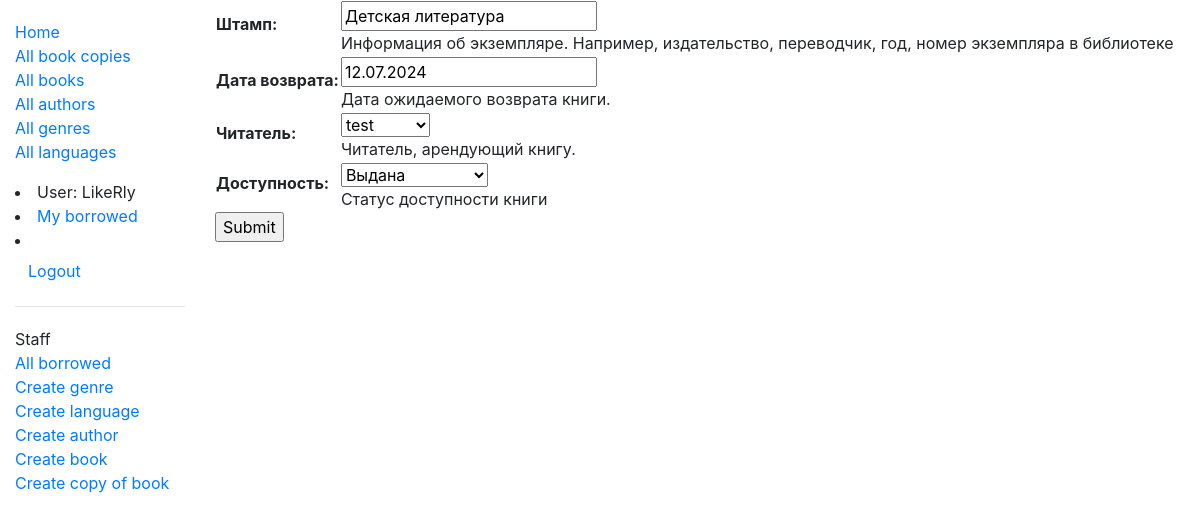
The app's page /catalog/bookinstance/36a612b2-e7a7-48fb-b171-c63235a6c3c6/update/ (signed in), older data.
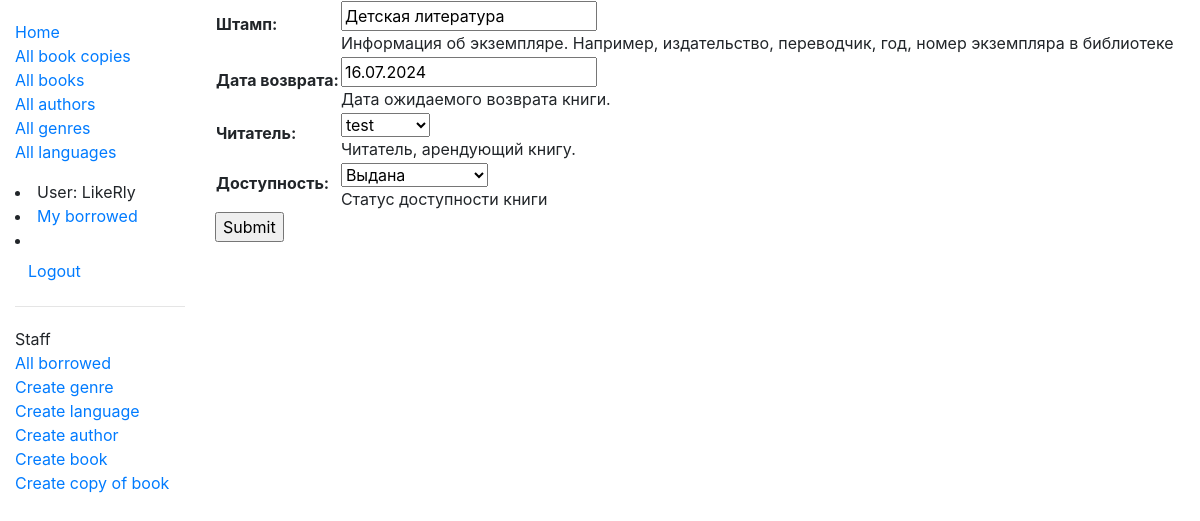
The same page, newer data.
### catalog/models.py (models this page shows, shortened)
class BookInstance(models.Model):
    id = models.UUIDField(primary_key=True, default=uuid.uuid4, help_text='Уникальный идентификатор этого экземпляра книги в библиотеке.')
    book = models.ForeignKey('Book', verbose_name='Книга', on_delete=models.RESTRICT, null=True)
    imprint = models.CharField('Штамп', max_length=200, help_text='Информация об экземпляре. Например, издательство, переводчик, год, номер экземпляра в библиотеке')
    due_back = models.DateField(verbose_name='Дата возврата', null=True, blank=True, help_text='Дата ожидаемого возврата книги.')
    borrower = models.ForeignKey(User, verbose_name='Читатель', on_delete=models.SET_NULL, null=True, blank=True, help_text='Читатель, арендующий книгу.')
    LOAN_STATUS = (
        ('m', 'На оформлении'),
        ('o', 'Выдана'),
        ('a', 'Доступна'),
        ('r', 'В резерве'),
    )
    status = models.CharField('Доступность', max_length=1, choices=LOAN_STATUS, blank=True, default='d', help_text='Статус доступности книги')
    class Meta:
        ordering = ['due_back']
        permissions = (("can_mark_returned", "Set book as returned"),)

### catalog/views.py (the view)
class BookInstanceUpdate(PermissionRequiredMixin, UpdateView):
    model = BookInstance
    fields = ['imprint', 'due_back', 'borrower', 'status']
    permission_required = 'catalog.change_bookinstance'

### catalog/templates/catalog/bookinstance_form.html (shortened to what this page needs)
{% extends "base_generic.html" %}
{% block content %}
<form action="" method="post">
    <table>
    {{ form.as_table }}
    </table>
    <input type="submit" value="Submit">
</form>
{% endblock %}

Row changes from the older to the newer data that the page shows:
changed BookInstance "Детская литература": due_back "12.07.2024" → "16.07.2024"
